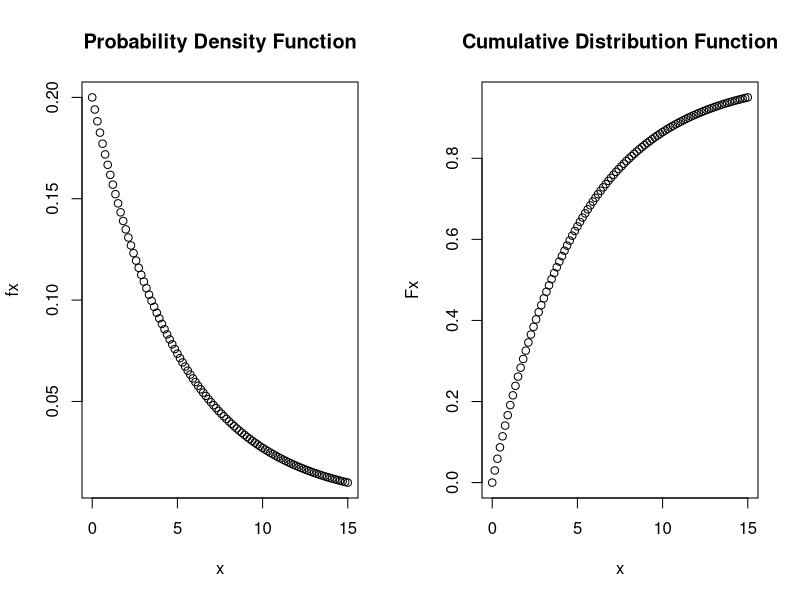
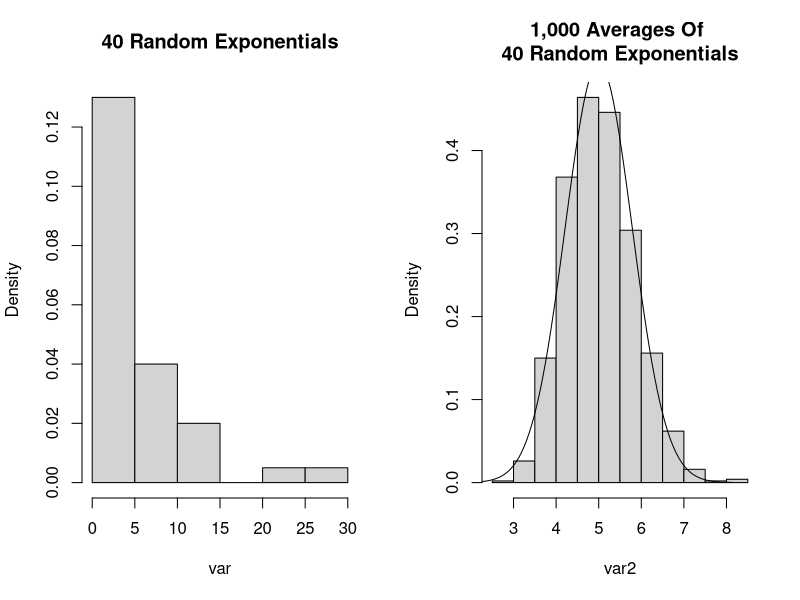

Write the R code that produced these figures, in order.
## ---- chunk 1
x <- seq(0,15,length=100)
fx <- dexp(x, 0.2)
Fx <- pexp(x, 0.2)
par(mfrow=c(1,2))
plot(x,fx,main="Probability Density Function")
plot(x,Fx,main="Cumulative Distribution Function")
## ---- chunk 2
var <- NULL
for (i in 1:40) var <- c(var, rexp(1,0.2))
var2 <- NULL
for (i in 1:1000) var2 <- c(var2,mean(rexp(40,0.2)))
par(mfrow=c(1,2))
normx <- seq(-4,4,length=100)*0.79 + 5
normhx <- dnorm(normx,5,0.79)
hist(var, freq=F, main="40 Random Exponentials")
hist(var2, freq=F, main = "1,000 Averages Of \n40 Random Exponentials")
lines(normx,normhx)
## ---- chunk 3
##Sample mean (expected 5):
mean(var2)
##Sample variance (expected 0.625):
var(var2)
##Standard error (expected 0.79):
sd(var2)
